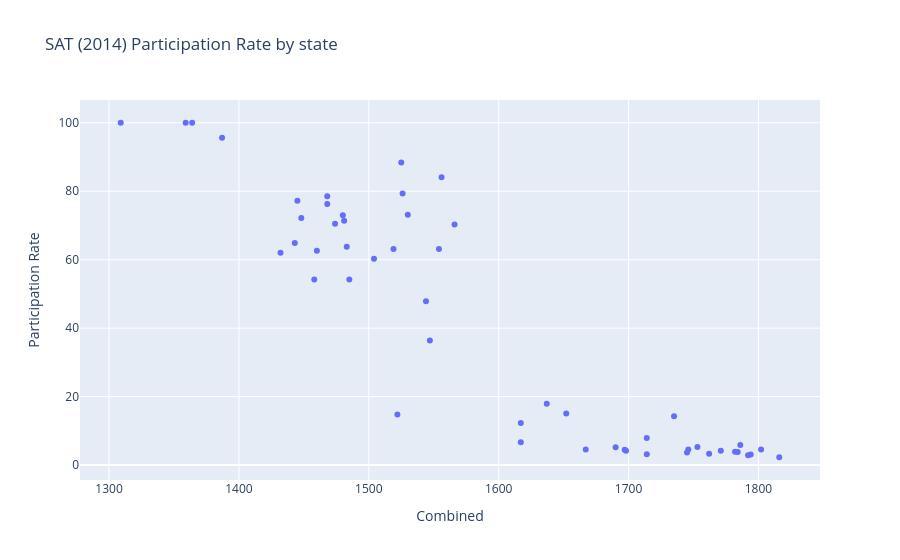

Notebook source saved alongside this figure:
### Markdown cell above
**Just for fun:** consider the scatter plot of all states' participation rates and combined SAT scores. Does this scatter plot imply that **lower participation _causes_ higher SAT scores? If not, what might be going on here?**

### Code cell
import plotly.express as px

px.scatter(data_frame = sat.to_df(), 
           x = 'Combined', 
           y = 'Participation Rate', 
           hover_data = {'State': True},
           title = 'SAT (2014) Participation Rate by state')

### Figure 1 — Plotly figure (JSON) as saved in the notebook; plotly's stock layout.template omitted (floating-point values rounded to 4 significant figures)
{"data": [{"customdata": [["Alabama"], ["Alaska"], ["Arizona"], ["Arkansas"], ["California"], ["Colorado"], ["Connecticut"], ["Delaware"], ["District of Columbia"], ["Florida"], ["Georgia"], ["Hawaii"], ["Idaho"], ["Illinois"], ["Indiana"], ["Iowa"], ["Kansas"], ["Kentucky"], ["Louisiana"], ["Maine"], ["Maryland"], ["Massachusetts"], ["Michigan"], ["Minnesota"], ["Mississippi"], ["Missouri"], ["Montana"], ["Nebraska"], ["Nevada"], ["New Hampshire"], ["New Jersey"], ["New Mexico"], ["New York"], ["North Carolina"], ["North Dakota"], ["Ohio"], ["Oklahoma"], ["Oregon"], ["Pennsylvania"], ["Rhode Island"], ["South Carolina"], ["South Dakota"], ["Tennessee"], ["Texas"], ["Utah"], ["Vermont"], ["Virginia"], ["Washington"], ["West Virginia"], ["Wisconsin"], ["Wyoming"]], "hovertemplate": "Combined=%{x}<br>Participation Rate=%{y}<br>State=%{customdata[0]}<extra></extra>", "legendgroup": "", "marker": {"color": "#636efa", "symbol": "circle"}, "mode": "markers", "name": "", "orientation": "v", "showlegend": false, "type": "scatter", "x": [1617, 1485, 1547, 1698, 1504, 1735, 1525, 1359, 1309, 1448, 1445, 1460, 1364, 1802, 1474, 1794, 1753, 1746, 1667, 1387, 1468, 1556, 1784, 1786, 1714, 1771, 1637, 1745, 1458, 1566, 1526, 1617, 1468, 1483, 1816, 1652, 1697, 1544, 1481, 1480, 1443, 1792, 1714, 1432, 1690, 1554, 1530, 1519, 1522, 1782, 1762], "xaxis": "x", "y": [6.7, 54.2, 36.4, 4.2, 60.3, 14.3, 88.4, 100.0, 100.0, 72.2, 77.2, 62.6, 100.0, 4.6, 70.5, 3.1, 5.3, 4.6, 4.6, 95.6, 78.5, 84.1, 3.8, 5.9, 3.2, 4.2, 17.9, 3.7, 54.2, 70.3, 79.3, 12.3, 76.3, 63.8, 2.3, 15.1, 4.5, 47.9, 71.4, 73.0, 64.9, 2.9, 7.9, 62.0, 5.2, 63.1, 73.1, 63.1, 14.8, 3.9, 3.3], "yaxis": "y"}], "layout": {"legend": {"tracegroupgap": 0}, "title": {"text": "SAT (2014) Participation Rate by state"}, "xaxis": {"anchor": "y", "domain": [0, 1], "title": {"text": "Combined"}}, "yaxis": {"anchor": "x", "domain": [0, 1], "title": {"text": "Participation Rate"}}}}
